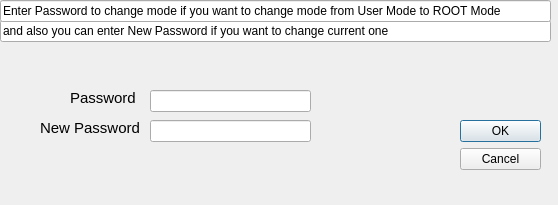
<?xml version="1.0" encoding="UTF-8"?>
<ui version="4.0">
 <class>Change_mod_win</class>
 <widget class="QDialog" name="Change_mod_win">
  <property name="geometry">
   <rect>
    <x>0</x>
    <y>0</y>
    <width>558</width>
    <height>205</height>
   </rect>
  </property>
  <property name="windowTitle">
   <string>Dialog</string>
  </property>
  <widget class="QDialogButtonBox" name="buttonBox">
   <property name="geometry">
    <rect>
     <x>460</x>
     <y>120</y>
     <width>81</width>
     <height>301</height>
    </rect>
   </property>
   <property name="orientation">
    <enum>Qt::Vertical</enum>
   </property>
   <property name="standardButtons">
    <set>QDialogButtonBox::Cancel|QDialogButtonBox::Ok</set>
   </property>
  </widget>
  <widget class="QLineEdit" name="Password">
   <property name="geometry">
    <rect>
     <x>150</x>
     <y>90</y>
     <width>161</width>
     <height>22</height>
    </rect>
   </property>
  </widget>
  <widget class="QLabel" name="label_15">
   <property name="geometry">
    <rect>
     <x>70</x>
     <y>90</y>
     <width>71</width>
     <height>16</height>
    </rect>
   </property>
   <property name="font">
    <font>
     <pointsize>11</pointsize>
    </font>
   </property>
   <property name="text">
    <string>Password</string>
   </property>
  </widget>
  <widget class="QLabel" name="label_16">
   <property name="geometry">
    <rect>
     <x>40</x>
     <y>120</y>
     <width>111</width>
     <height>16</height>
    </rect>
   </property>
   <property name="font">
    <font>
     <pointsize>11</pointsize>
    </font>
   </property>
   <property name="text">
    <string>New Password</string>
   </property>
  </widget>
  <widget class="QLineEdit" name="New_Password">
   <property name="geometry">
    <rect>
     <x>150</x>
     <y>120</y>
     <width>161</width>
     <height>22</height>
    </rect>
   </property>
  </widget>
  <widget class="QLineEdit" name="New_Password_2">
   <property name="geometry">
    <rect>
     <x>0</x>
     <y>20</y>
     <width>551</width>
     <height>22</height>
    </rect>
   </property>
   <property name="text">
    <string>and also you can enter New Password if you want to change current one</string>
   </property>
  </widget>
  <widget class="QLineEdit" name="Password_2">
   <property name="geometry">
    <rect>
     <x>0</x>
     <y>0</y>
     <width>551</width>
     <height>22</height>
    </rect>
   </property>
   <property name="text">
    <string>Enter Password to change mode if you want to change mode from User Mode to ROOT Mode</string>
   </property>
  </widget>
 </widget>
 <resources/>
 <connections>
  <connection>
   <sender>buttonBox</sender>
   <signal>accepted()</signal>
   <receiver>Change_mod_win</receiver>
   <slot>accept()</slot>
   <hints>
    <hint type="sourcelabel">
     <x>248</x>
     <y>254</y>
    </hint>
    <hint type="destinationlabel">
     <x>157</x>
     <y>274</y>
    </hint>
   </hints>
  </connection>
  <connection>
   <sender>buttonBox</sender>
   <signal>rejected()</signal>
   <receiver>Change_mod_win</receiver>
   <slot>reject()</slot>
   <hints>
    <hint type="sourcelabel">
     <x>316</x>
     <y>260</y>
    </hint>
    <hint type="destinationlabel">
     <x>286</x>
     <y>274</y>
    </hint>
   </hints>
  </connection>
 </connections>
</ui>
